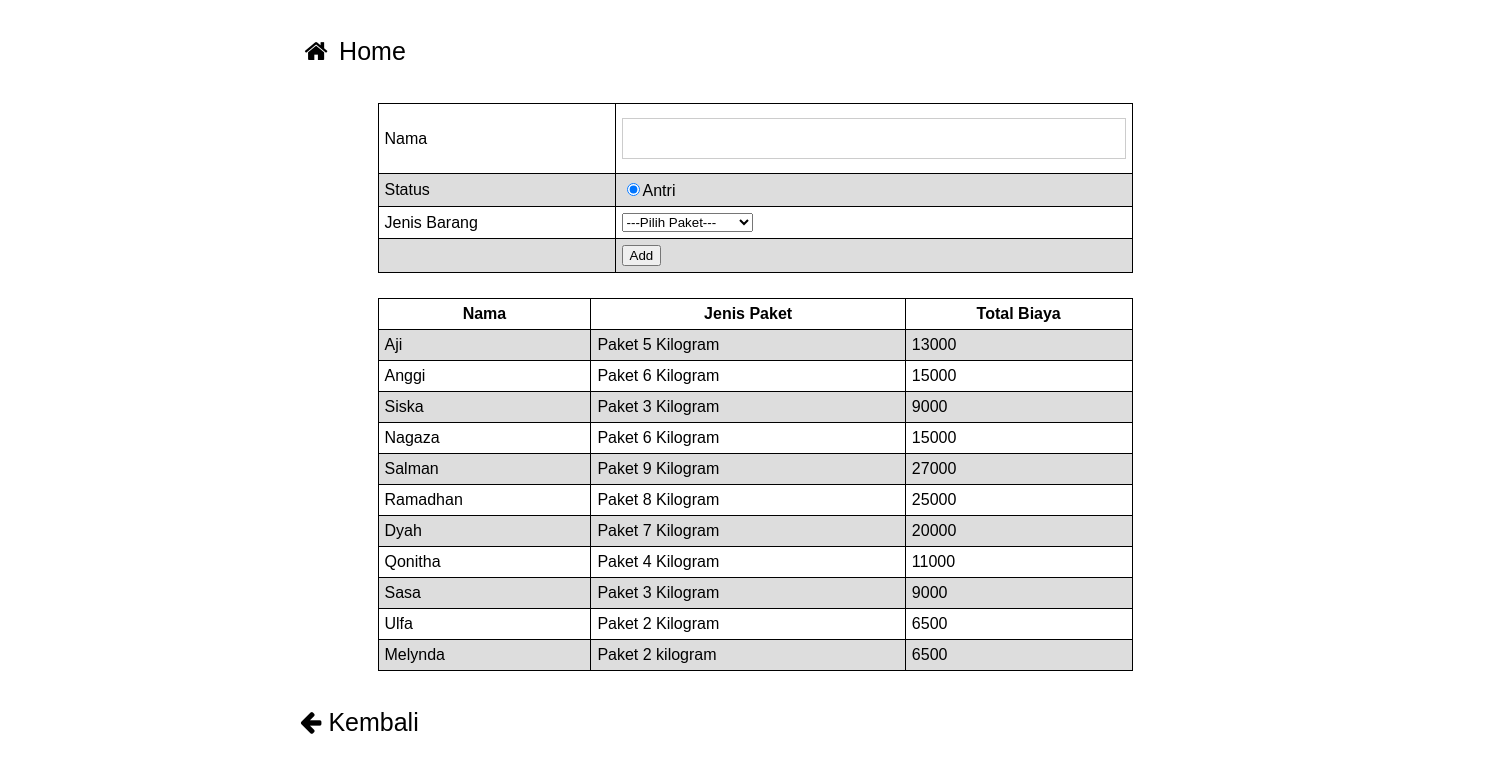
/add_user.php, run on the app's committed database.
### tables this page shows
CREATE TABLE `order` (
  `id_order` int(3) NOT NULL,
  `username` varchar(255) NOT NULL,
  `status` varchar(255) NOT NULL,
  `jenis_paket` varchar(255) NOT NULL,
  `id_karyawan` int(4) NOT NULL,
  `total_biaya` int(255) NOT NULL
);

### add_user.php (the view, shortened to what this page needs)
<html>
<head>
    <link rel="stylesheet" type="text/css" href="style.css">
    <link rel="stylesheet" href="https://cdnjs.cloudflare.com/ajax/libs/font-awesome/4.7.0/css/font-awesome.min.css">
</head>
<body>
    <div class="icon-bar">
        <a href="user.php" style="text-decoration:none"><i class="fa fa-fw fa-home"></i> Home</a>
    </div>
    <form action="add_user.php" method="post" name="form1">
        <table width="25%" border="0">
            <tr>
                <td>Nama</td>
                <td><input type="text" name="username"></td>
            </tr>
            <tr>
                <td>Status</td>
                <td><input type="radio" name="status" value="antri" checked>Antri</td>
            </tr>
            <tr>
                <td>Jenis Barang</td>
                <td>
                    <select name="jenis_paket">
                        <option name="jenis_paket" value="---Pilih Paket---" disabled="" selected="" style="display:none;">---Pilih Paket---</option>
                    </select>
            </tr>
                <td></td>
                <td><input type="submit" name="Submit" value="Add"></td>
        </table>
    </form>
    <?php include_once("config.php");
        $result = mysqli_query($mysqli, "SELECT * FROM `order` ORDER BY id_order DESC");
    ?>
    <table width='80%' border=1>
    <tr>
        <th>Nama</th>
        <th>Jenis Paket</th>
        <th>Total Biaya</th>
    </tr>
        <?php
        while($user_data = mysqli_fetch_array($result)) {
            echo "<tr>";
            echo "<td>".$user_data['username']."</td>";
            echo "<td>".$user_data['jenis_paket']."</td>";
            echo "<td>".$user_data['total_biaya']."</td>";
            }
        ?>
    </table>
    <div class="icon-bar">
        <a href="order_user.php"style="text-decoration:none"><i class="fa fa-arrow-left"></i> Kembali</a>
    </div>
</body>
</html>

### style.css (style rules this page uses)
* { box-sizing: border-box; font-family: Arial, Helvetica, sans-serif; }
body { margin:0; font-family: Arial, Helvetica, sans-serif; }
.icon-bar { width: 100%; overflow: auto; margin-left:300px; margin-top: 25px; }
.icon-bar a { float: left; width: 20%; text-align: left; padding: 12px 0; transition: all 0.3s ease; color: black; font-size: 25px; }
table { font-family: arial, sans-serif; border-collapse: collapse; width: 50%; margin: auto; margin-top: 25px; }
th { border: 1px solid black; text-align: center; padding: 6px; }
td { border: 1px solid black; text-align: left; padding: 6px; }
tr:nth-child(even) { background-color: #dddddd; }
input[type=text], input[type=password] { width: 100%; padding: 12px 20px; margin: 8px 0; display: inline-block; border: 1px solid #ccc; box-sizing: border-box; }
body, html { height: 100%; margin: 0; }

### data on the page
order: username "Aji", jenis_paket "Paket 5 Kilogram", total_biaya "13000"
order: username "Anggi", jenis_paket "Paket 6 Kilogram", total_biaya "15000"
order: username "Siska", jenis_paket "Paket 3 Kilogram", total_biaya "9000"
order: username "Nagaza", jenis_paket "Paket 6 Kilogram", total_biaya "15000"
order: username "Salman", jenis_paket "Paket 9 Kilogram", total_biaya "27000"
order: username "Ramadhan", jenis_paket "Paket 8 Kilogram", total_biaya "25000"
order: username "Dyah", jenis_paket "Paket 7 Kilogram", total_biaya "20000"
order: username "Qonitha", jenis_paket "Paket 4 Kilogram", total_biaya "11000"
order: username "Sasa", jenis_paket "Paket 3 Kilogram", total_biaya "9000"
order: username "Ulfa", jenis_paket "Paket 2 Kilogram", total_biaya "6500"
order: username "Melynda", jenis_paket "Paket 2 kilogram", total_biaya "6500"
